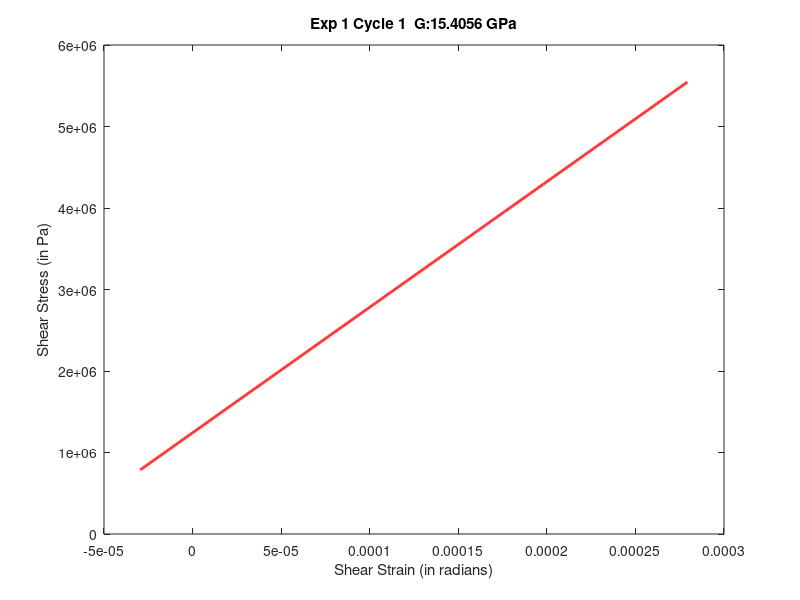

The MATLAB source for this figure:
%Global variables
d=0.01;     %Diameter of rod in meters
d1=0.1;     %Length of lever in meters
L=1;        %Length of Rod in meters
g=9.81;     %Value of g in m/s^2
load('P8_TorsionTest.mat');

%Experiment 1

%Takes values of load from m_exp1 variable of P8_TorsionTest.mat
loads = m_exp1;
theta =theta_0exp1(:,1);    %Taking data of Cycle 1

%to make y and x of same dimensions since theta was columnar
theta=theta';

J=pi*(d^4)/32;   %Polar Second Moment of Inertia
T=loads*(g*d1);    %Torque applied on the rod
y=(T*(d/2))/J;      %Shear Stress in Pa

x=(theta*(d/2))/L;     %Shear Strain 

coefficients=polyfit(x,y,1);  %finds coeff of best fit line for Data
xFit = linspace(min(x),max(x),1000);
yFit = polyval(coefficients,xFit);
G_in_Pa=coefficients(1);  
%slope of the best fit line gives best estimate of Shear Modulus

G_in_GPa(1)=G_in_Pa/1e9;

%%% PLOTTING GRAPH
plot(xFit,yFit,'r-','LineWidth',2)
xlabel('Shear Strain (in radians)');
ylabel('Shear Stress (in Pa)');
title({sprintf('Exp 1 Cycle 1  G:%g GPa',G_in_GPa(1))})
figure; %%to plot different plots in different windows

%Repeat this for the first cycle for all Experiments
